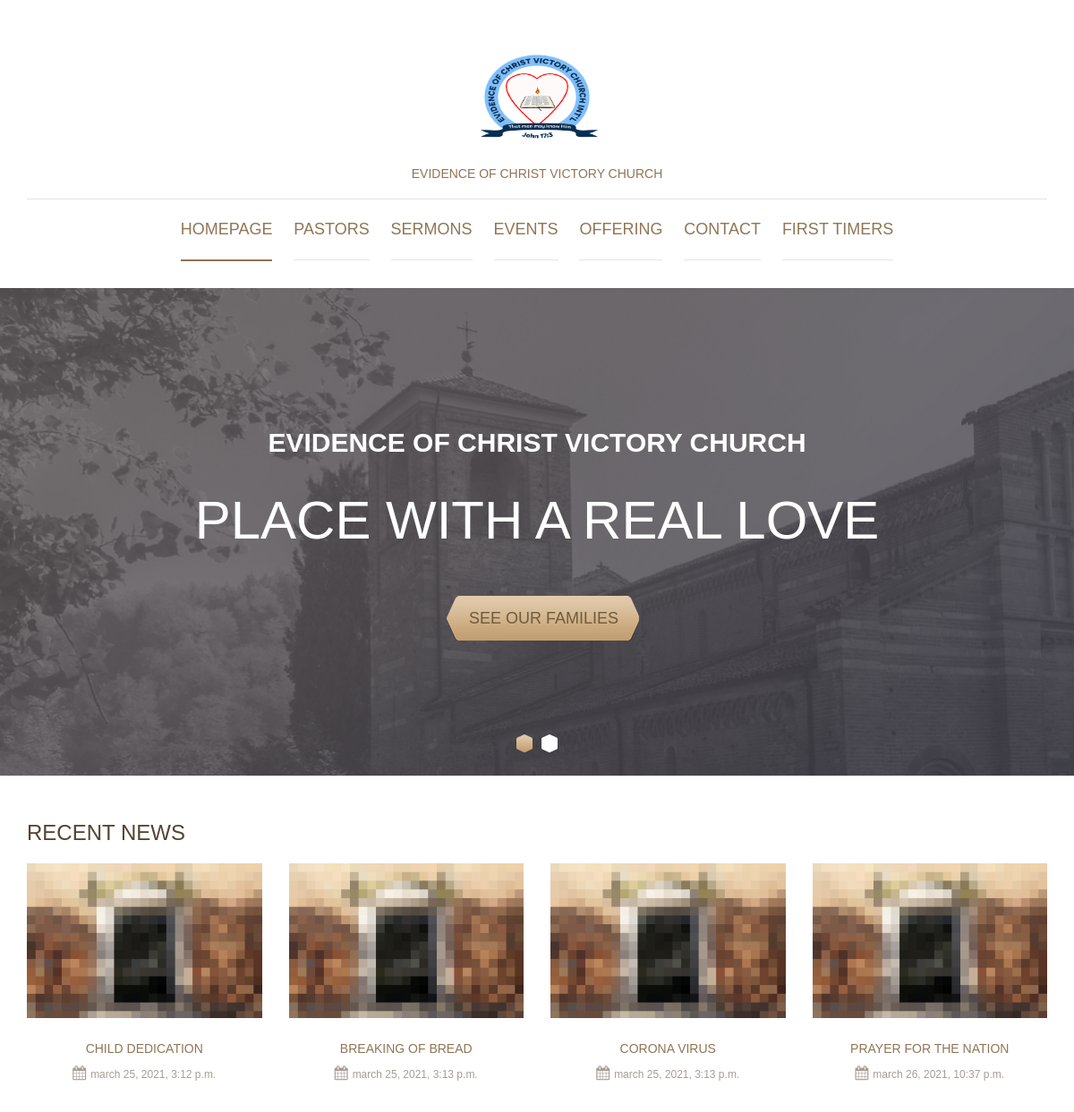
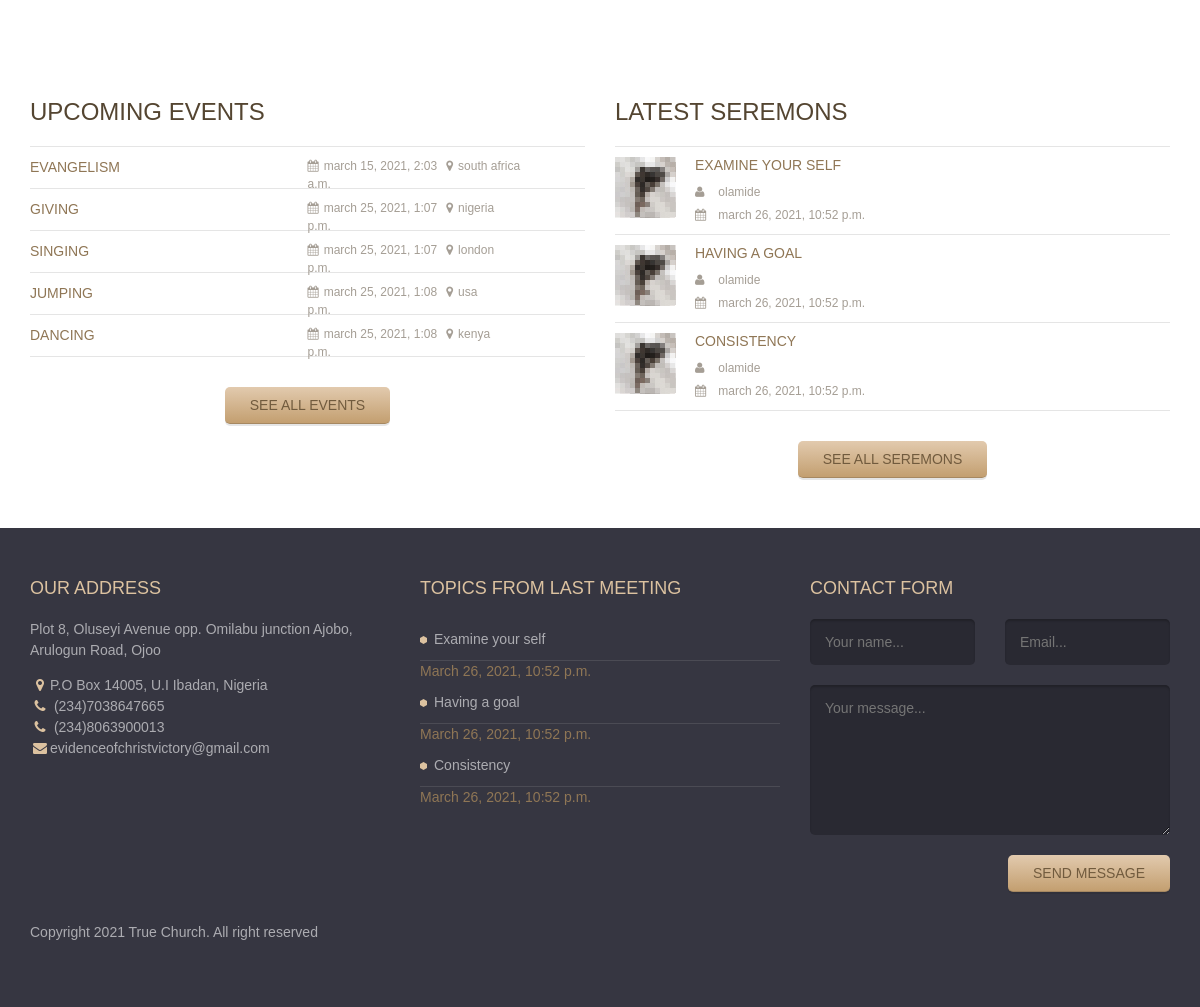
The page / on the database its author committed (2 pictures, top to bottom).
### church/models.py (models this page shows, shortened)
class News(models.Model):
    title = models.CharField(max_length=50)
    date = models.DateTimeField(default=timezone.now)
    text = models.TextField()

class Events(models.Model):
    purpose = models.CharField(max_length=60)
    date = models.DateTimeField(default=timezone.now)
    location = models.CharField(max_length=100)

class Sermon(models.Model):
    user = models.ForeignKey(settings.AUTH_USER_MODEL,
                             on_delete=models.CASCADE)
    title = models.CharField(max_length=100)
    text = models.TextField(blank=True, null=True)
    mp3 = models.FileField(blank=True, null=True)
    date = models.DateTimeField(default=timezone.now)

### church/views.py (the view, shortened to what this page needs)
# urls.py: path('', Home.as_view(), name='home'),
class Home(View):
    def get(self, *args, **kwargs):
        events = Events.objects.all()
        paginator = Paginator(events, 5)
        page_number = self.request.GET.get('page')
        page_obj = paginator.get_page(page_number)
        news = News.objects.all()
        pag = Paginator(news, 4)
        pag_num = self.request.GET.get('page')
        pag_obj = pag.get_page(pag_num)
        sermon = Sermon.objects.all()
        pags = Paginator(sermon, 3)
        pags_num = self.request.GET.get('page')
        pags_obj = pags.get_page(pags_num)
        context = {
            'page_obj': page_obj,
            'pag_obj': pag_obj,
            'pags_obj': pags_obj
        }
        return render(self.request, 'index.html', context)

### templates/index.html
{% extends 'base.html' %} {% load static %} {% block content %}
<main class="main-content">
  <div class="fullwidth-block">
    <div class="container">
      <h2 class="section-title">Recent news</h2>
      <div class="row">
        {% for news in pag_obj %}
        <div class="col-md-3 col-sm-6">
          <div class="news">
            <image
              class="news-image"
              src="{% static 'images/news-thumb-1.jpg' %}"
            ></image>
            <h3 class="news-title">
              <a href="#">{{ news.title }}</a>
            </h3>
            <small class="date"
              ><i class="fa fa-calendar"></i>{{ news.date }}</small
            >
          </div>
        </div>
        {% endfor %}
      </div>
    </div>
  </div>
  <div class="fullwidth-block">
    <div class="container">
      <div class="row">
        <div class="col-md-6">
          <h2 class="section-title">Upcoming events</h2>
          <ul class="event-list">
            {% for events in page_obj %}
            <li>
              <a href="#">
                <h3 class="event-title">{{ events.purpose }}</h3>
                <span class="event-meta">
                  <span><i class="fa fa-calendar"></i>{{ events.date }}</span>
                  <span
                    ><i class="fa fa-map-marker"></i>{{ events.location }}</span
                  >
                </span>
              </a>
            </li>
            {% endfor %}
          </ul>
          <div class="text-center">
            <a href="{% url 'event' %}" class="button">See all events</a>
          </div>
        </div>
        <div class="col-md-6">
          <h2 class="section-title">Latest seremons</h2>
          <ul class="seremon-list">
            {% for sermon in pags_obj %}
            <li>
              <img src="{% static 'images/small-thumb-3.jpg' %}" alt="" />
              <div class="seremon-detail">
                <h3 class="seremon-title">
                  <a href="#">{{ sermon.title }}</a>
                </h3>
                <div class="seremon-meta">
                  <div class="pastor">
                    <i class="fa fa-user"></i> {{ sermon.user }}
                  </div>
                  <div class="date">
                    <i class="fa fa-calendar"></i> {{ sermon.date }}
                  </div>
                </div>
              </div>
            </li>
            {% endfor %}
          </ul>
          <div class="text-center">
            <a href="{% url 'sermon' %}" class="button">See all seremons</a>
          </div>
        </div>
      </div>
    </div>
  </div>
</main>
{% endblock content %}

### templates/footer.html (shortened to what this page needs)
<footer class="site-footer">
  <div class="container">
    <div class="row">
      <div class="col-md-4">
        <div class="widget">
          <h3 class="widget-title">Our address</h3>
          <p>
            Plot 8, Oluseyi Avenue opp. Omilabu junction Ajobo, Arulogun Road,
            Ojoo
          </p>
          <ul class="address">
            <li>
              <i class="fa fa-map-marker"></i>P.O Box 14005, U.I Ibadan, Nigeria
            </li>
            <li><i class="fa fa-phone"></i> (234)7038647665</li>
            <li><i class="fa fa-phone"></i> (234)8063900013</li>
            <li>
              <i class="fa fa-envelope"></i>evidenceofchristvictory@gmail.com
            </li>
          </ul>
        </div>
      </div>
      <div class="col-md-4">
        <div class="widget">
          <h3 class="widget-title">Topics from last meeting</h3>
          <ul class="bullet">
            {% for sermon in pags_obj %}
            <li><a href="#">{{ sermon.title }}</a></li>
            <span>
              <a href="#">{{ sermon.date }}</a>
            </span>
            {% endfor %}
          </ul>
        </div>
      </div>
      <div class="col-md-4">
        <div class="widget">
          <h3 class="widget-title">Contact form</h3>
          <form action="{% url 'home' %}" method="post" class="contact-form">
            <div class="row">
              <div class="col-md-6">
                <input
                  type="text"
                  name="name"
                  placeholder="Your name..."
                  required
                />
              </div>
              <div class="col-md-6">
                <input
                  type="text"
                  name="email"
                  placeholder="Email..."
                  required
                />
              </div>
            </div>
            <textarea
              name="message"
              placeholder="Your message..."
              required
            ></textarea>
            <div class="text-right">
              <input type="submit" name="submit" value="Send message" />
            </div>
          </form>
        </div>
      </div>
    </div>
    <p class="colophon">Copyright 2021 True Church. All right reserved</p>
  </div>
</footer>

### rows shown on the page
News: title "CHILD DEDICATION", date "march 25, 2021, 3:12 p.m."
News: title "BREAKING OF BREAD", date "march 25, 2021, 3:13 p.m."
News: title "CORONA VIRUS", date "march 25, 2021, 3:13 p.m."
News: title "PRAYER FOR THE NATION", date "march 26, 2021, 10:37 p.m."
Events: purpose "EVANGELISM", date "march 15, 2021, 2:03 a.m.", location "south africa"
Events: purpose "GIVING", date "march 25, 2021, 1:07 p.m.", location "nigeria"
Events: purpose "SINGING", date "march 25, 2021, 1:07 p.m.", location "london"
Events: purpose "JUMPING", date "march 25, 2021, 1:08 p.m.", location "usa"
Events: purpose "DANCING", date "march 25, 2021, 1:08 p.m.", location "kenya"
Sermon: title "EXAMINE YOUR SELF", user "olamide", date "march 26, 2021, 10:52 p.m.", title "Examine your self", date "March 26, 2021, 10:52 p.m."
Sermon: title "HAVING A GOAL", user "olamide", date "march 26, 2021, 10:52 p.m.", title "Having a goal", date "March 26, 2021, 10:52 p.m."
Sermon: title "CONSISTENCY", user "olamide", date "march 26, 2021, 10:52 p.m.", title "Consistency", date "March 26, 2021, 10:52 p.m."
